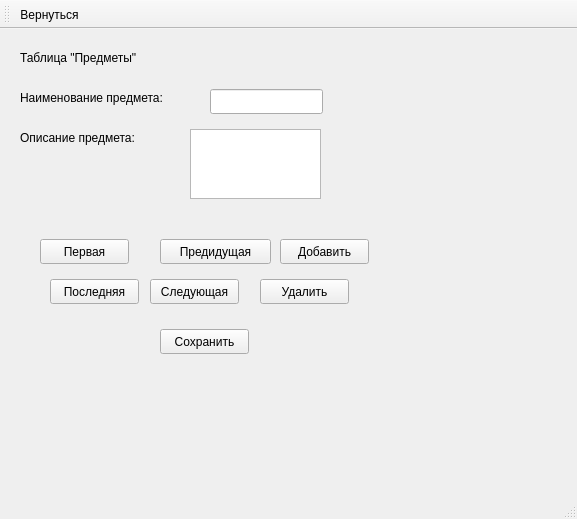
<?xml version="1.0" encoding="UTF-8"?>
<ui version="4.0">
 <class>SubjectWindow</class>
 <widget class="QMainWindow" name="SubjectWindow">
  <property name="geometry">
   <rect>
    <x>0</x>
    <y>0</y>
    <width>577</width>
    <height>519</height>
   </rect>
  </property>
  <property name="windowTitle">
   <string>MainWindow</string>
  </property>
  <widget class="QWidget" name="centralwidget">
   <widget class="QLabel" name="label">
    <property name="geometry">
     <rect>
      <x>20</x>
      <y>20</y>
      <width>151</width>
      <height>17</height>
     </rect>
    </property>
    <property name="text">
     <string>Таблица &quot;Предметы&quot;</string>
    </property>
   </widget>
   <widget class="QLabel" name="label_2">
    <property name="geometry">
     <rect>
      <x>20</x>
      <y>60</y>
      <width>191</width>
      <height>17</height>
     </rect>
    </property>
    <property name="text">
     <string>Наименование предмета: </string>
    </property>
   </widget>
   <widget class="QLineEdit" name="lineEdit">
    <property name="geometry">
     <rect>
      <x>210</x>
      <y>60</y>
      <width>113</width>
      <height>25</height>
     </rect>
    </property>
   </widget>
   <widget class="QLabel" name="label_3">
    <property name="geometry">
     <rect>
      <x>20</x>
      <y>100</y>
      <width>161</width>
      <height>17</height>
     </rect>
    </property>
    <property name="text">
     <string>Описание предмета:</string>
    </property>
   </widget>
   <widget class="QTextEdit" name="textEdit">
    <property name="geometry">
     <rect>
      <x>190</x>
      <y>100</y>
      <width>131</width>
      <height>70</height>
     </rect>
    </property>
   </widget>
   <widget class="QPushButton" name="pushButton">
    <property name="geometry">
     <rect>
      <x>280</x>
      <y>210</y>
      <width>89</width>
      <height>25</height>
     </rect>
    </property>
    <property name="text">
     <string>Добавить</string>
    </property>
   </widget>
   <widget class="QPushButton" name="pushButton_2">
    <property name="geometry">
     <rect>
      <x>40</x>
      <y>210</y>
      <width>89</width>
      <height>25</height>
     </rect>
    </property>
    <property name="text">
     <string>Первая</string>
    </property>
   </widget>
   <widget class="QPushButton" name="pushButton_3">
    <property name="geometry">
     <rect>
      <x>160</x>
      <y>210</y>
      <width>111</width>
      <height>25</height>
     </rect>
    </property>
    <property name="text">
     <string>Предидущая</string>
    </property>
   </widget>
   <widget class="QPushButton" name="pushButton_4">
    <property name="geometry">
     <rect>
      <x>50</x>
      <y>250</y>
      <width>89</width>
      <height>25</height>
     </rect>
    </property>
    <property name="text">
     <string>Последняя</string>
    </property>
   </widget>
   <widget class="QPushButton" name="pushButton_5">
    <property name="geometry">
     <rect>
      <x>150</x>
      <y>250</y>
      <width>89</width>
      <height>25</height>
     </rect>
    </property>
    <property name="text">
     <string>Следующая</string>
    </property>
   </widget>
   <widget class="QPushButton" name="pushButton_6">
    <property name="geometry">
     <rect>
      <x>260</x>
      <y>250</y>
      <width>89</width>
      <height>25</height>
     </rect>
    </property>
    <property name="text">
     <string>Удалить</string>
    </property>
   </widget>
   <widget class="QPushButton" name="pushButton_7">
    <property name="geometry">
     <rect>
      <x>160</x>
      <y>300</y>
      <width>89</width>
      <height>25</height>
     </rect>
    </property>
    <property name="text">
     <string>Сохранить</string>
    </property>
   </widget>
  </widget>
  <widget class="QMenuBar" name="menubar">
   <property name="geometry">
    <rect>
     <x>0</x>
     <y>0</y>
     <width>577</width>
     <height>22</height>
    </rect>
   </property>
  </widget>
  <widget class="QStatusBar" name="statusbar"/>
  <widget class="QToolBar" name="toolBar">
   <property name="windowTitle">
    <string>toolBar</string>
   </property>
   <attribute name="toolBarArea">
    <enum>TopToolBarArea</enum>
   </attribute>
   <attribute name="toolBarBreak">
    <bool>false</bool>
   </attribute>
   <addaction name="action"/>
  </widget>
  <action name="action">
   <property name="icon">
    <iconset resource="resource.qrc">
     <normaloff>:/icon/IMG/pkL_aLB4L_I.jpg</normaloff>:/icon/IMG/pkL_aLB4L_I.jpg</iconset>
   </property>
   <property name="text">
    <string>Вернуться</string>
   </property>
   <property name="toolTip">
    <string>Вернуться</string>
   </property>
  </action>
 </widget>
 <resources>
  <include location="resource.qrc"/>
 </resources>
 <connections/>
</ui>
